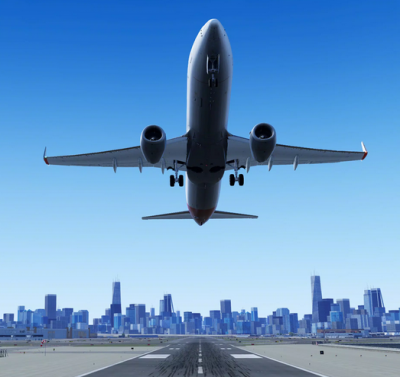
//> input picture convolution/examples/s_plane.png, 400 x 377 px
$ ./t   (built with g++ and OpenCV 4)
//> lines starting //> are read from the running program, lines starting //| are printed output that depends on the picture
#include <iostream>
#include <opencv2/opencv.hpp>

using namespace std;
using namespace cv;

int main() {
    Mat img = imread("s_plane.png");
//> img is the input picture: 377 rows x 400 cols, CV_8UC3; mean B, G, R 202.9, 153.4, 103.2
// [17 lines of commented-out code are left out]
    Mat img_blur, img_canny, img_edges;

    //Canny( img_gray, img_r1, 1, 50, 3 );

    //lur( img, img_blur, Size(3,3));
    Canny( img, img_edges, 1, 50, 3 );
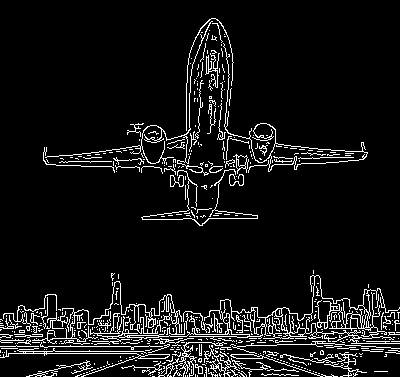
//> img_edges: 377 rows x 400 cols, CV_8UC1; 7.7% white in thin lines or dots

    vector<Vec4i> lines;
    HoughLinesP( img_edges, lines, 1, CV_PI/180, 10, 5, 10);
//> lines = 622 lines (x1, y1, x2, y2), first 8: [15, 343, 90, 340], [66, 330, 316, 330], [66, 329, 253, 322], [214, 329, 397, 310], [141, 335, 197, 336], [0, 346, 168, 346], [349, 328, 398, 321], [19, 330, 54, 333]

    for( size_t i = 0; i < lines.size(); i++) {
        Vec4i l = lines.at(i);
        line(img, Point(l[0], l[1]), Point(l[2], l[3]), Scalar(0, 0, 255), 1, LINE_AA);
    }
//> this loop made 622 passes
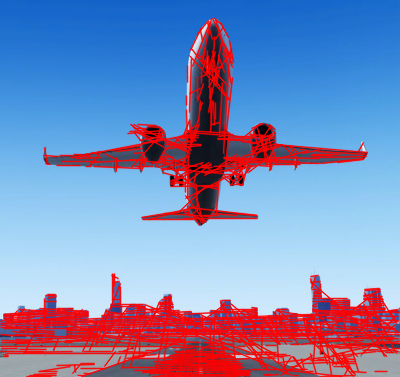
//> img: 377 rows x 400 cols, CV_8UC3; mean B, G, R 181.6, 137.3, 128.7

    imshow("image", img);
    //imshow("r1", img_r1);
    imshow("result", img_edges);

    waitKey(0);
}

$ run again, with convolution/examples/house.png copied over convolution/examples/s_plane.png
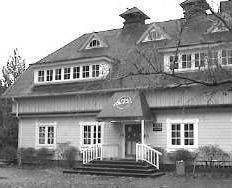
//> input picture convolution/examples/house.png, 232 x 188 px
//> img is the input picture: 188 rows x 232 cols, CV_8UC3; min 0, max 255, mean 145.1
//> `Canny( img, img_edges, 1, 50, 3 );`:
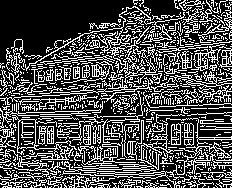
//> img_edges: 188 rows x 232 cols, CV_8UC1; 30.8% white in thin lines or dots
//> lines = 453 lines (x1, y1, x2, y2), first 8: [47, 47, 144, 75], [48, 55, 217, 187], [134, 99, 188, 2], [53, 105, 231, 170], [2, 100, 227, 0], [49, 187, 231, 12], [78, 186, 213, 0], [14, 187, 223, 119]
//> the loop `for( size_t i = 0; i < lines.size(); i++)` made 453 passes
//> after the loop `for( size_t i = 0; i < lines.size(); i++)`:
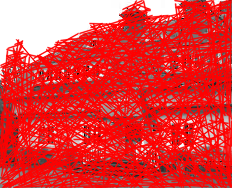
//> img: 188 rows x 232 cols, CV_8UC3; mean B, G, R 60.8, 60.8, 226.7

$ run again, with convolution/examples/p2.jpg saved as convolution/examples/s_plane.png
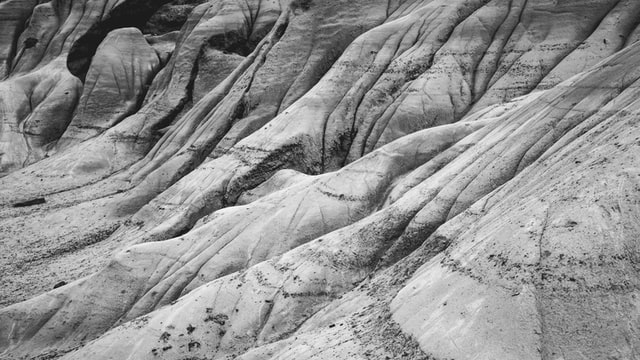
//> input picture convolution/examples/p2.jpg, 640 x 360 px
//> img is the input picture: 360 rows x 640 cols, CV_8UC3; min 0, max 255, mean 144
//> `Canny( img, img_edges, 1, 50, 3 );`:
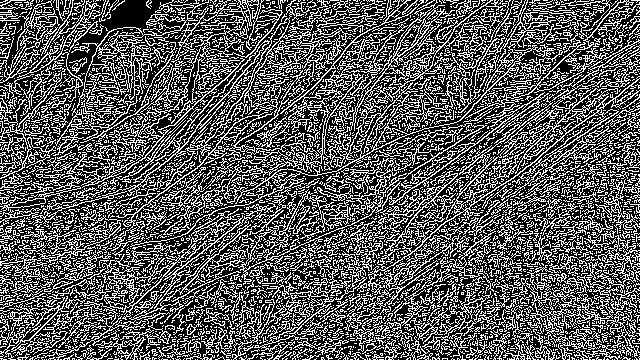
//> img_edges: 360 rows x 640 cols, CV_8UC1; 35.5% white in thin lines or dots
//> lines = 2065 lines (x1, y1, x2, y2), first 8: [3, 27, 72, 52], [2, 4, 638, 357], [245, 337, 592, 325], [95, 345, 274, 304], [193, 278, 411, 167], [101, 166, 636, 2], [144, 302, 210, 279], [467, 119, 496, 110]
//> the loop `for( size_t i = 0; i < lines.size(); i++)` made 2065 passes
//> after the loop `for( size_t i = 0; i < lines.size(); i++)`:
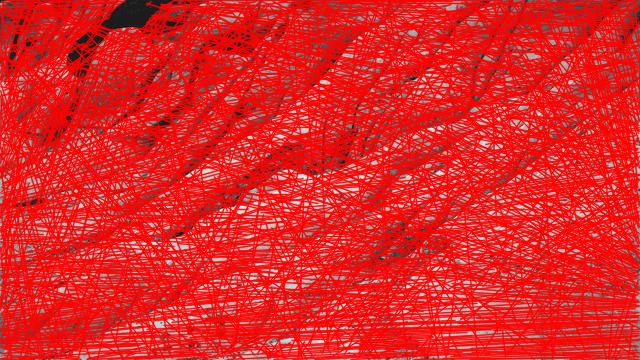
//> img: 360 rows x 640 cols, CV_8UC3; mean B, G, R 39.5, 39.5, 223.8
